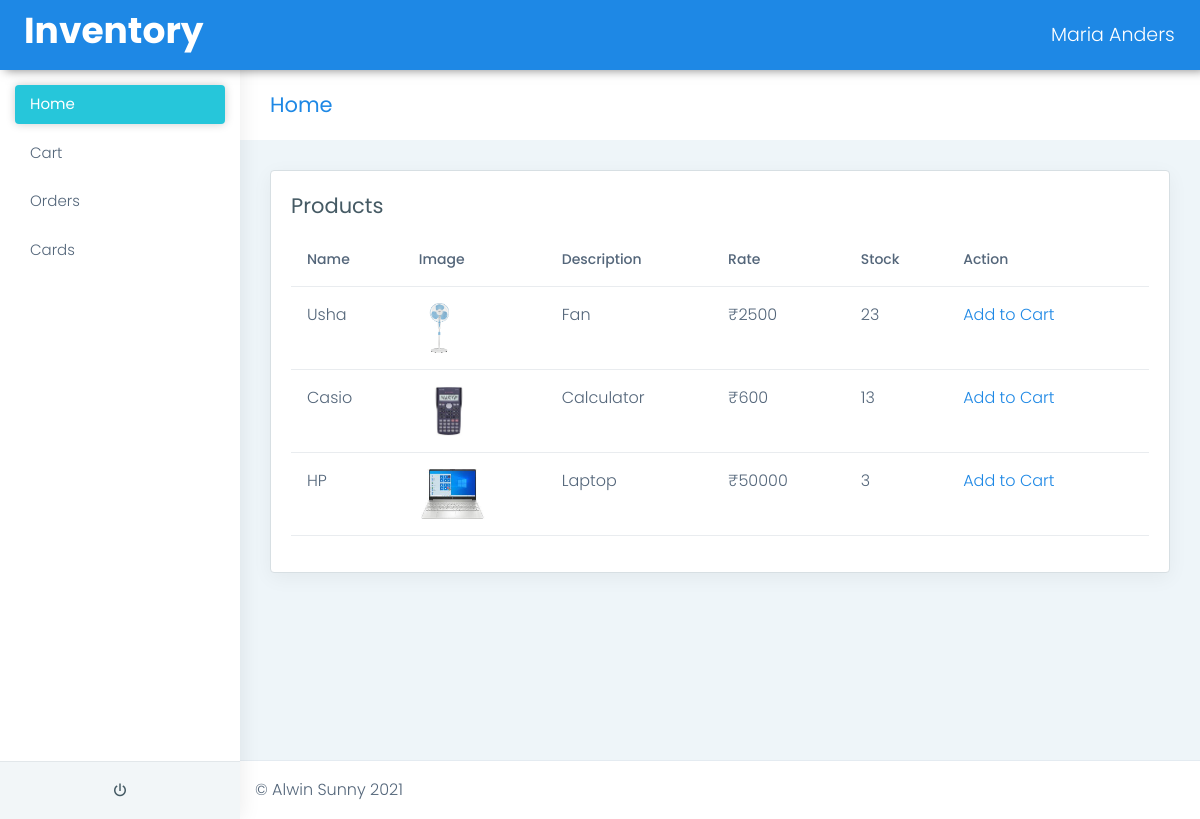
The app's page /user/index.php (signed in) with its own data.
### tables this page shows
CREATE TABLE `tbl_product` (
  `product_id` int(11) NOT NULL,
  `product_name` varchar(25) NOT NULL,
  `product_img` varchar(255) NOT NULL,
  `product_desc` varchar(255) NOT NULL,
  `product_rate` int(11) NOT NULL,
  `product_stock` int(11) NOT NULL
);

### user/index.php (the view, shortened to what this page needs)
<?php
include("header.php");
?>
<div class="page-breadcrumb">
    <div class="row align-items-center">
        <div class="col-md-6 col-8 align-self-center">
            <h3 class="page-title mb-0 p-0">Home</h3>
        </div>
    </div>
</div>
<div class="container-fluid">
    <div class="col-sm-12">
        <div class="card">
            <div class="card-body">
                <h4 class="card-title">Products</h4>
                <div class="table-responsive">
                    <table class="table user-table">
                        <thead>
                            <tr>
                                <th class="border-top-0">Name</th>
                                <th class="border-top-0">Image</th>
                                <th class="border-top-0">Description</th>
                                <th class="border-top-0">Rate</th>
                                <th class="border-top-0">Stock</th>
                                <th class="border-top-0">Action</th>
                            </tr>
                        </thead>
                        <tbody>
                            <?php
                            include('../config.php');
                            $sql = "SELECT * FROM tbl_product WHERE product_stock>0";
                            $result = mysqli_query($conn, $sql);
                            if (mysqli_num_rows($result) > 0) {
                                while ($row = mysqli_fetch_assoc($result)) {
                                    echo "<tr><td>" . $row['product_name'] . "</td>";
                                    echo "<td><img src='../images/" . $row['product_img'] . "' height='50px'></td>";
                                    echo "<td>" . $row['product_desc'] . "</td>";
                                    echo "<td>₹" . $row['product_rate'] . "</td>";
                                    echo "<td>" . $row['product_stock'] . "</td>";
                                    echo "<td>";
                                    echo "<a href='cart_add.php?product_id=" . $row['product_id'] . "'>Add to Cart</a>&emsp;";
                                    echo "</td></tr>";
                                }
                            } else {
                                echo "0 results";
                            }
                            ?>
                        </tbody>
                    </table>
                </div>
            </div>
        </div>
    </div>
</div>
<?php
include("footer.php");
?>

### records on screen
tbl_product: product_name "Usha", product_img (picture), product_desc "Fan", product_rate "2500", product_stock "23"
tbl_product: product_name "Casio", product_img (picture), product_desc "Calculator", product_rate "600", product_stock "13"
tbl_product: product_name "HP", product_img (picture), product_desc "Laptop", product_rate "50000", product_stock "3"

### other values on screen
$_SESSION['user_username'] "Maria Anders"
